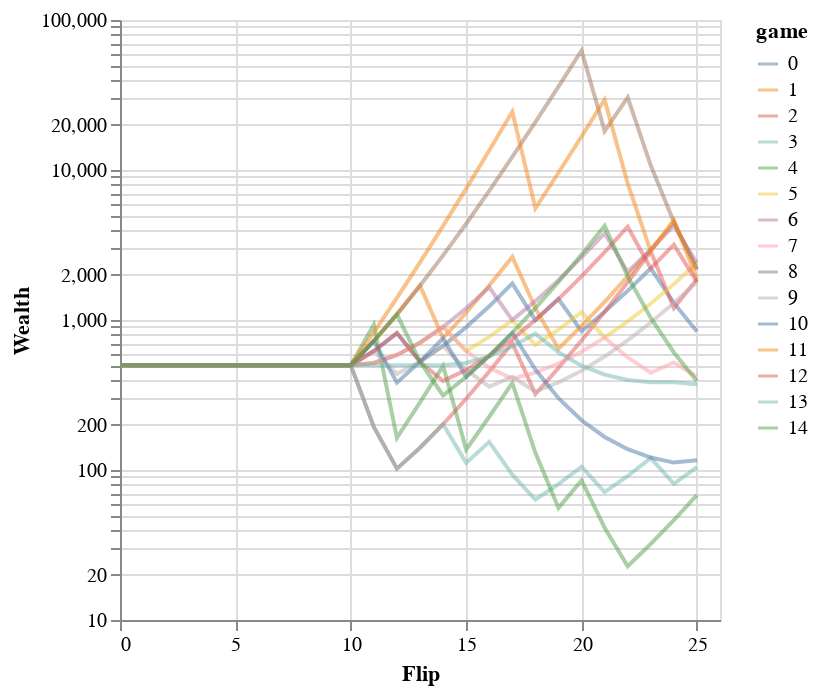

Here is the notebook cell this chart was saved with:
### Markdown cell above
# Kelly Betting with an Estimate

### Code cell
kelly_w_estimate.plot_games(n_games=15, log=True, opacity=0.5)

### Figure 1 — Vega-Lite specification as saved in the notebook (floating-point values rounded to 4 significant figures; data arrays with more than 128 entries replaced by an {"elided": "..."} marker saying what was removed)
{"config": {"view": {"continuousWidth": 300, "continuousHeight": 300}}, "data": {"name": "data-ee11523b6f41a4a93fd8dcd28d0b34e0"}, "mark": {"type": "line", "opacity": 0.5}, "encoding": {"color": {"field": "game", "type": "nominal"}, "x": {"field": "flip", "title": "Flip", "type": "quantitative"}, "y": {"field": "wealth", "scale": {"type": "log"}, "title": "Wealth", "type": "quantitative"}}, "$schema": "https://vega.github.io/schema/vega-lite/v5.8.0.json", "datasets": {"data-ee11523b6f41a4a93fd8dcd28d0b34e0": {"elided": "390 records"}}}
